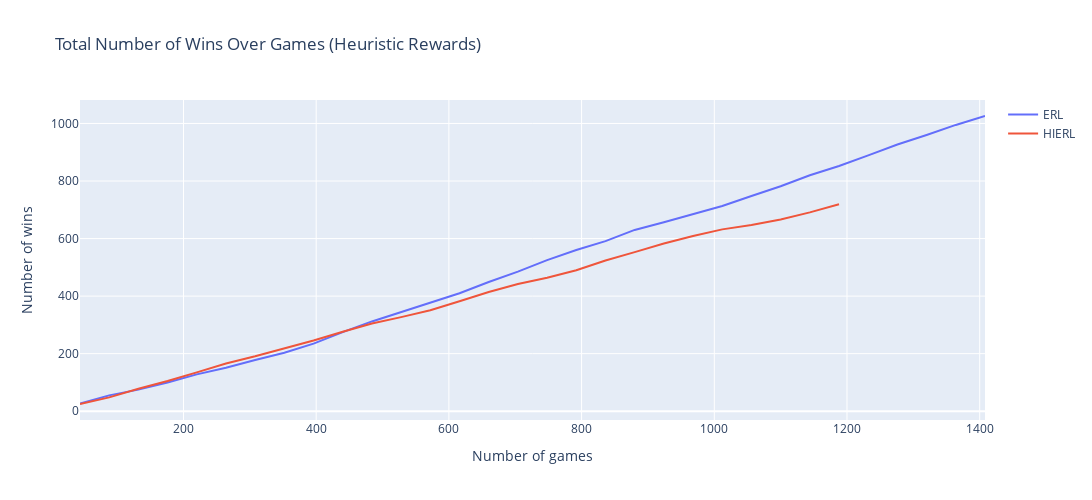

This figure's notebook cell:
### Code cell
x = noher_heuristic['games'].tolist()
y_noher = noher_heuristic['wins'].tolist()
y_her = her_heuristic['wins'].tolist()

fig = go.Figure(data=[
    go.Line(name='ERL', x=x, y = y_noher, mode='lines'),
    go.Line(name='HIERL', x=x, y = y_her, mode='lines')
])
fig.update_layout(
    title='Total Number of Wins Over Games (Heuristic Rewards)',
    xaxis_title='Number of games',
    yaxis_title='Number of wins',
    width = 1200, 
    height = 500
)
fig.show()

### Figure 1 — Plotly figure (JSON) as saved in the notebook; plotly's stock layout.template omitted (floating-point values rounded to 4 significant figures)
{"data": [{"mode": "lines", "name": "ERL", "type": "scatter", "x": ["44.000", 88, 132, 176, 220, 264, 308, 352, 396, 440, 484, 528, 572, 616, 660, 704, 748, 792, 836, 880, 924, 968, 1012, 1056, 1100, 1144, 1188, 1232, 1276, 1320, 1364, 1408], "y": ["27.000", 55, 75, 100, 128, 151, 178, 203, 235, 275, 312, 344, 376, 410, 449, 485, 525, 560, 591, 630, 657, 684, 713, 748, 782, 820, 852, 889, 927, 960, 995, 1026]}, {"mode": "lines", "name": "HIERL", "type": "scatter", "x": ["44.000", 88, 132, 176, 220, 264, 308, 352, 396, 440, 484, 528, 572, 616, 660, 704, 748, 792, 836, 880, 924, 968, 1012, 1056, 1100, 1144, 1188, 1232, 1276, 1320, 1364, 1408], "y": ["25.000", 48, 78, 105, 135, 166, 191, 218, 246, 276, 305, 327, 351, 382, 414, 442, 464, 490, 524, 553, 583, 609, 632, 647, 666, 691, 719]}], "layout": {"height": 500, "title": {"text": "Total Number of Wins Over Games (Heuristic Rewards)"}, "width": 1200, "xaxis": {"title": {"text": "Number of games"}}, "yaxis": {"title": {"text": "Number of wins"}}}}
